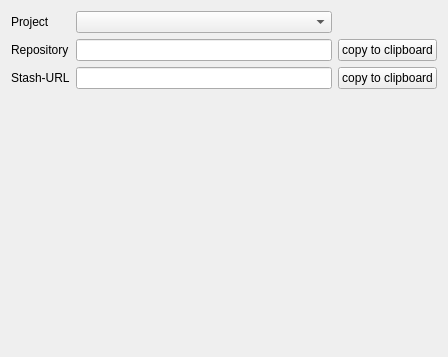
<?xml version="1.0" encoding="UTF-8"?>
<ui version="4.0">
 <class>StashHelper</class>
 <widget class="QWidget" name="StashHelper">
  <property name="geometry">
   <rect>
    <x>0</x>
    <y>0</y>
    <width>448</width>
    <height>357</height>
   </rect>
  </property>
  <property name="windowTitle">
   <string>Form</string>
  </property>
  <layout class="QGridLayout" name="gridLayout">
   <item row="1" column="2">
    <widget class="QPushButton" name="pushButtonRepositoryToClipoard">
     <property name="text">
      <string>copy to clipboard</string>
     </property>
    </widget>
   </item>
   <item row="0" column="0">
    <widget class="QLabel" name="label">
     <property name="text">
      <string>Project</string>
     </property>
    </widget>
   </item>
   <item row="2" column="0">
    <widget class="QLabel" name="label_3">
     <property name="text">
      <string>Stash-URL</string>
     </property>
    </widget>
   </item>
   <item row="2" column="2">
    <widget class="QPushButton" name="pushButtonStashUrlToClipboard">
     <property name="text">
      <string>copy to clipboard</string>
     </property>
    </widget>
   </item>
   <item row="1" column="1">
    <widget class="QLineEdit" name="lineEditRepository"/>
   </item>
   <item row="2" column="1">
    <widget class="QLineEdit" name="lineEditStashUrl">
     <property name="readOnly">
      <bool>true</bool>
     </property>
    </widget>
   </item>
   <item row="1" column="0">
    <widget class="QLabel" name="label_2">
     <property name="text">
      <string>Repository</string>
     </property>
    </widget>
   </item>
   <item row="0" column="1">
    <widget class="QComboBox" name="comboBoxProject"/>
   </item>
   <item row="3" column="0">
    <spacer name="verticalSpacer">
     <property name="orientation">
      <enum>Qt::Vertical</enum>
     </property>
     <property name="sizeHint" stdset="0">
      <size>
       <width>20</width>
       <height>40</height>
      </size>
     </property>
    </spacer>
   </item>
  </layout>
 </widget>
 <resources/>
 <connections/>
</ui>
